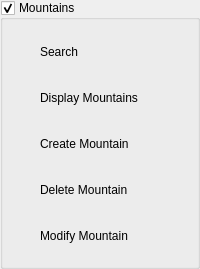
               <widget class="QGroupBox" name="campsite_dropdown_2">
                <property name="title">
                 <string>Mountains</string>
                </property>
                <property name="checkable">
                 <bool>true</bool>
                </property>
                <layout class="QVBoxLayout" name="verticalLayout_2">
                 <item>
                  <widget class="QWidget" name="widget_14" native="true">
                   <property name="minimumSize">
                    <size>
                     <width>0</width>
                     <height>40</height>
                    </size>
                   </property>
                   <widget class="QWidget" name="widget_15" native="true">
                    <property name="geometry">
                     <rect>
                      <x>0</x>
                      <y>0</y>
                      <width>81</width>
                      <height>41</height>
                     </rect>
                    </property>
                    <layout class="QHBoxLayout" name="horizontalLayout_11">
                     <item>
                      <widget class="QLabel" name="label_16">
                       <property name="maximumSize">
                        <size>
                         <width>20</width>
                         <height>20</height>
                        </size>
                       </property>
                       <property name="text">
                        <string/>
                       </property>
                       <property name="pixmap">
                        <pixmap>../Downloads/search.png</pixmap>
                       </property>
                       <property name="scaledContents">
                        <bool>true</bool>
                       </property>
                      </widget>
                     </item>
                     <item>
                      <widget class="QLabel" name="label_17">
                       <property name="text">
                        <string>Search</string>
                       </property>
                      </widget>
                     </item>
                    </layout>
                   </widget>
                   <widget class="QPushButton" name="pushButton_6">
                    <property name="geometry">
                     <rect>
                      <x>10</x>
                      <y>3</y>
                      <width>91</width>
                      <height>31</height>
                     </rect>
                    </property>
                    <property name="text">
                     <string/>
                    </property>
                    <property name="flat">
                     <bool>true</bool>
                    </property>
                   </widget>
                  </widget>
                 </item>
                 <item>
                  <widget class="QWidget" name="widget_16" native="true">
                   <property name="minimumSize">
                    <size>
                     <width>0</width>
                     <height>40</height>
                    </size>
                   </property>
                   <widget class="QWidget" name="widget_17" native="true">
                    <property name="geometry">
                     <rect>
                      <x>0</x>
                      <y>0</y>
                      <width>151</width>
                      <height>41</height>
                     </rect>
                    </property>
                    <layout class="QHBoxLayout" name="horizontalLayout_12">
                     <item>
                      <widget class="QLabel" name="label_18">
                       <property name="maximumSize">
                        <size>
                         <width>20</width>
                         <height>20</height>
                        </size>
                       </property>
                       <property name="text">
                        <string/>
                       </property>
                       <property name="pixmap">
                        <pixmap>../Downloads/list.png</pixmap>
                       </property>
                       <property name="scaledContents">
                        <bool>true</bool>
                       </property>
                       <property name="alignment">
                        <set>Qt::AlignLeading|Qt::AlignLeft|Qt::AlignVCenter</set>
                       </property>
                      </widget>
                     </item>
                     <item>
                      <widget class="QLabel" name="label_19">
                       <property name="font">
                        <font>
                         <pointsize>9</pointsize>
                        </font>
                       </property>
                       <property name="text">
                        <string>Display Mountains</string>
                       </property>
                      </widget>
                     </item>
                    </layout>
                   </widget>
                   <widget class="QPushButton" name="pushButton_7">
                    <property name="geometry">
                     <rect>
                      <x>4</x>
                      <y>-7</y>
                      <width>141</width>
                      <height>51</height>
                     </rect>
                    </property>
                    <property name="text">
                     <string/>
                    </property>
                    <property name="flat">
                     <bool>true</bool>
                    </property>
                   </widget>
                  </widget>
                 </item>
                 <item>
                  <widget class="QWidget" name="widget_18" native="true">
                   <property name="minimumSize">
                    <size>
                     <width>0</width>
                     <height>40</height>
                    </size>
                   </property>
                   <widget class="QWidget" name="widget_19" native="true">
                    <property name="geometry">
                     <rect>
                      <x>0</x>
                      <y>0</y>
                      <width>141</width>
                      <height>41</height>
                     </rect>
                    </property>
                    <layout class="QHBoxLayout" name="horizontalLayout_13">
                     <item>
                      <widget class="QLabel" name="label_20">
                       <property name="maximumSize">
                        <size>
                         <width>20</width>
                         <height>20</height>
                        </size>
                       </property>
                       <property name="text">
                        <string/>
                       </property>
                       <property name="pixmap">
                        <pixmap>../Downloads/add.png</pixmap>
                       </property>
                       <property name="scaledContents">
                        <bool>true</bool>
                       </property>
                      </widget>
                     </item>
                     <item>
                      <widget class="QLabel" name="label_21">
                       <property name="text">
                        <string>Create Mountain</string>
                       </property>
                      </widget>
                     </item>
                    </layout>
                   </widget>
                   <widget class="QPushButton" name="pushButton_8">
                    <property name="geometry">
                     <rect>
                      <x>10</x>
                      <y>3</y>
                      <width>131</width>
                      <height>31</height>
                     </rect>
                    </property>
                    <property name="text">
                     <string/>
                    </property>
                    <property name="flat">
                     <bool>true</bool>
                    </property>
                   </widget>
                  </widget>
                 </item>
                 <item>
                  <widget class="QWidget" name="widget_20" native="true">
                   <property name="minimumSize">
                    <size>
                     <width>0</width>
                     <height>40</height>
                    </size>
                   </property>
                   <widget class="QWidget" name="widget_21" native="true">
                    <property name="geometry">
                     <rect>
                      <x>0</x>
                      <y>0</y>
                      <width>141</width>
                      <height>41</height>
                     </rect>
                    </property>
                    <layout class="QHBoxLayout" name="horizontalLayout_14">
                     <item>
                      <widget class="QLabel" name="label_22">
                       <property name="maximumSize">
                        <size>
                         <width>20</width>
                         <height>20</height>
                        </size>
                       </property>
                       <property name="text">
                        <string/>
                       </property>
                       <property name="pixmap">
                        <pixmap>../Downloads/cross.png</pixmap>
                       </property>
                       <property name="scaledContents">
                        <bool>true</bool>
                       </property>
                      </widget>
                     </item>
                     <item>
                      <widget class="QLabel" name="label_23">
                       <property name="text">
                        <string>Delete Mountain</string>
                       </property>
                      </widget>
                     </item>
                    </layout>
                   </widget>
                   <widget class="QPushButton" name="pushButton_9">
                    <property name="geometry">
                     <rect>
                      <x>10</x>
                      <y>3</y>
                      <width>121</width>
                      <height>31</height>
                     </rect>
                    </property>
                    <property name="text">
                     <string/>
                    </property>
                    <property name="flat">
                     <bool>true</bool>
                    </property>
                   </widget>
                  </widget>
                 </item>
                 <item>
                  <widget class="QWidget" name="widget_22" native="true">
                   <property name="minimumSize">
                    <size>
                     <width>0</width>
                     <height>40</height>
                    </size>
                   </property>
                   <widget class="QWidget" name="widget_23" native="true">
                    <property name="geometry">
                     <rect>
                      <x>0</x>
                      <y>0</y>
                      <width>141</width>
                      <height>41</height>
                     </rect>
                    </property>
                    <layout class="QHBoxLayout" name="horizontalLayout_15">
                     <item>
                      <widget class="QLabel" name="label_24">
                       <property name="maximumSize">
                        <size>
                         <width>20</width>
                         <height>20</height>
                        </size>
                       </property>
                       <property name="text">
                        <string/>
                       </property>
                       <property name="pixmap">
                        <pixmap>../Downloads/pencil.png</pixmap>
                       </property>
                       <property name="scaledContents">
                        <bool>true</bool>
                       </property>
                      </widget>
                     </item>
                     <item>
                      <widget class="QLabel" name="label_25">
                       <property name="text">
                        <string>Modify Mountain</string>
                       </property>
                      </widget>
                     </item>
                    </layout>
                   </widget>
                   <widget class="QPushButton" name="pushButton_10">
                    <property name="geometry">
                     <rect>
                      <x>10</x>
                      <y>3</y>
                      <width>121</width>
                      <height>31</height>
                     </rect>
                    </property>
                    <property name="text">
                     <string/>
                    </property>
                    <property name="flat">
                     <bool>true</bool>
                    </property>
                   </widget>
                  </widget>
                 </item>
                </layout>
               </widget>
